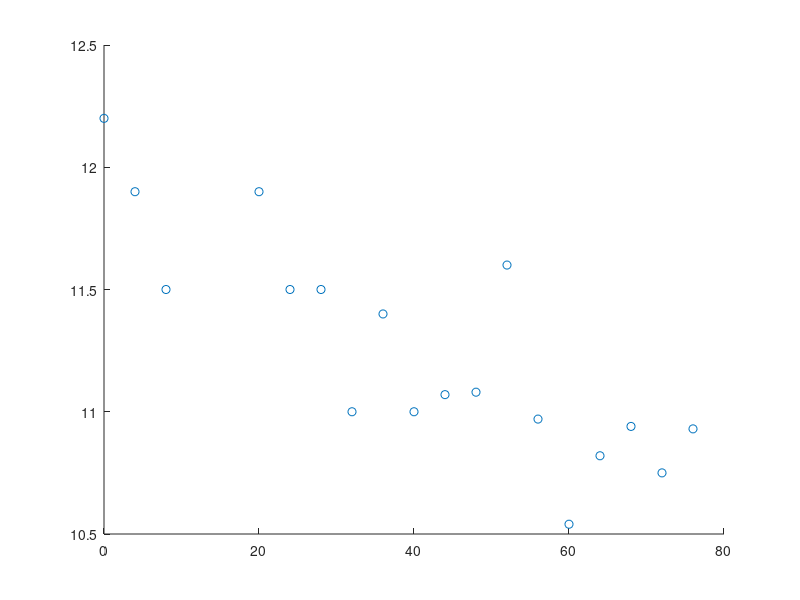

The MATLAB source for this figure: (Note: this script raises an error after producing the figure.)
clear, clc

y = [12.2 11.9 11.5 nan nan 11.9 11.5 11.5 11.0 11.4 11.0 ...
     11.07 11.08 11.60 10.97 10.54 10.82 10.94 10.75 10.93]';
    
x = [0:4:76]';

    

% A1 = [x.^0 x.^1];
% A2 = [x.^0 x.^1 x.^2];
% A3 = [x.^0 x.^1 x.^2 x.^3];

% [Q, R] = qr(A1, 0);
%A1 \ y;

% pg 60

scatter(x, y);
lsline;
